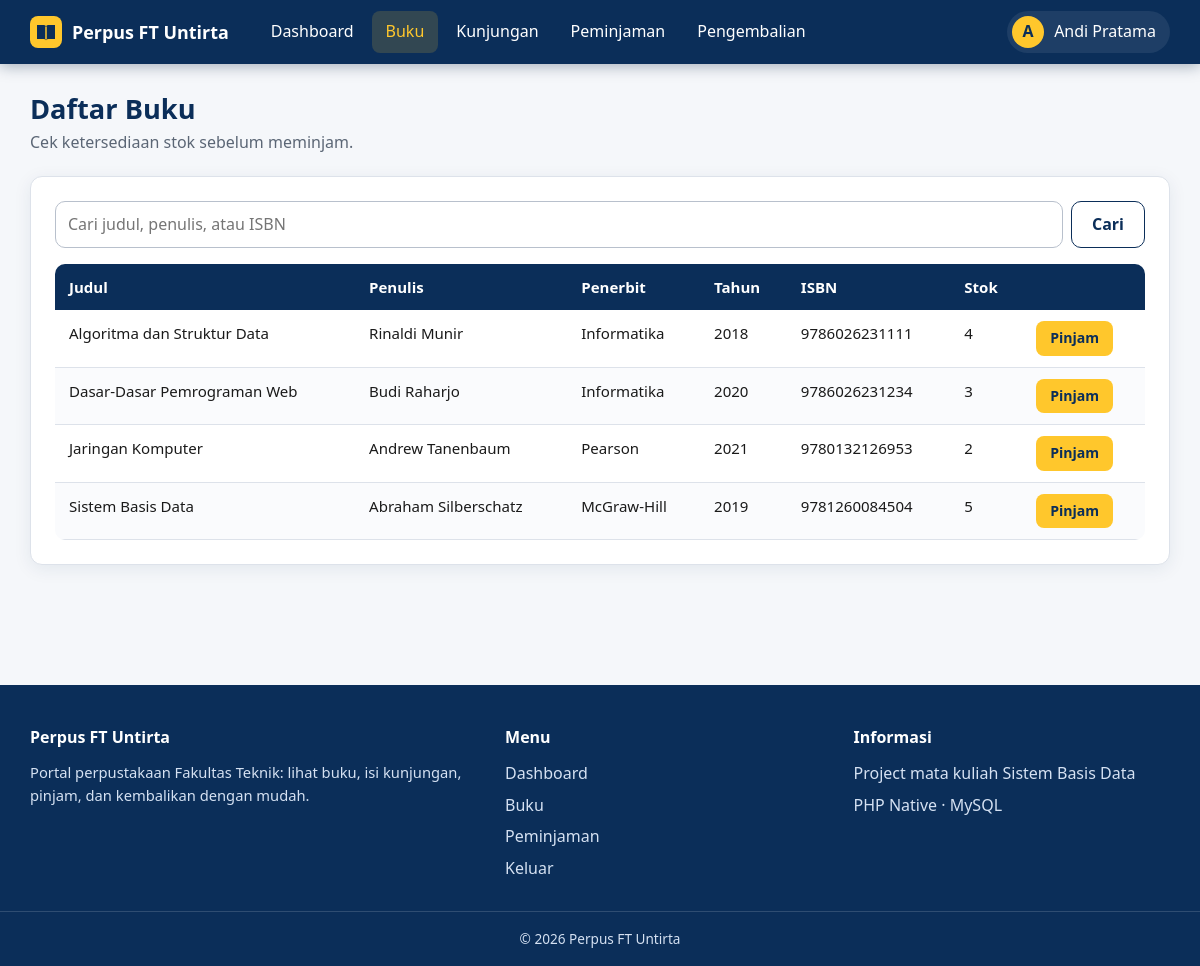
Screenshot of /mahasiswa/buku.php (signed in) with the database file from the repository.
### tables this page shows
CREATE TABLE buku (
    id        INT AUTO_INCREMENT PRIMARY KEY,
    judul     VARCHAR(200) NOT NULL,
    penulis   VARCHAR(150) NOT NULL,
    penerbit  VARCHAR(150) NOT NULL DEFAULT '',
    tahun     SMALLINT     NOT NULL,
    isbn      VARCHAR(20)  NOT NULL DEFAULT '',
    stok      INT          NOT NULL DEFAULT 0,
    CONSTRAINT chk_stok CHECK (stok >= 0)
);

### includes/auth.php (called while the page is built, shortened)
<?php
require_once __DIR__ . '/../config/db.php';
function e($teks): string {
    return htmlspecialchars((string)$teks, ENT_QUOTES, 'UTF-8');
}

### config/db.php (called while the page is built, shortened)
<?php
function db_stmt(mysqli $conn, string $sql, string $types = '', array $params = []) {
    $stmt = mysqli_prepare($conn, $sql);
    mysqli_stmt_execute($stmt);
    return $stmt;
}
function db_all(mysqli $conn, string $sql, string $types = '', array $params = []): array {
    $stmt = db_stmt($conn, $sql, $types, $params);
    $rows = mysqli_fetch_all(mysqli_stmt_get_result($stmt), MYSQLI_ASSOC);
    return $rows;
}

### functions/buku.php (called while the page is built, shortened)
<?php
function buku_semua(mysqli $conn, string $cari = ''): array {
    if ($cari === '') {
        return db_all($conn, "SELECT * FROM buku ORDER BY judul");
    }
    $like = '%' . $cari . '%';
    return db_all($conn,
        "SELECT * FROM buku WHERE judul LIKE ? OR penulis LIKE ? OR isbn LIKE ? ORDER BY judul",
        'sss', [$like, $like, $like]);
}

### mahasiswa/buku.php (the view, shortened to what this page needs)
<?php
require_once __DIR__ . '/../includes/auth.php';
require_once __DIR__ . '/../functions/buku.php';
$cari = trim($_GET['cari'] ?? '');
$daftar = buku_semua($conn, $cari);
require __DIR__ . '/../includes/header.php';
?>
<h1>Daftar Buku</h1>
<p class="sub">Cek ketersediaan stok sebelum meminjam.</p>
<div class="card">
    <form class="cari" method="get">
        <input type="search" name="cari" placeholder="Cari judul, penulis, atau ISBN" value="<?= e($cari) ?>">
        <button class="btn btn-sekunder" type="submit">Cari</button>
    </form>
    <div class="table-wrap">
    <table>
        <thead><tr><th>Judul</th><th>Penulis</th><th>Penerbit</th><th>Tahun</th><th>ISBN</th><th>Stok</th><th></th></tr></thead>
        <tbody>
        <?php foreach ($daftar as $b): ?>
            <tr>
                <td><?= e($b['judul']) ?></td><td><?= e($b['penulis']) ?></td><td><?= e($b['penerbit']) ?></td>
                <td><?= e($b['tahun']) ?></td><td><?= e($b['isbn']) ?></td>
                <td><?= (int)$b['stok'] > 0 ? e($b['stok']) : '<span class="badge badge-rejected">Habis</span>' ?></td>
                <td class="aksi"><?php if ((int)$b['stok'] > 0): ?><a class="btn btn-kecil" href="peminjaman.php?buku=<?= (int)$b['id'] ?>">Pinjam</a><?php endif; ?></td>
            </tr>
        <?php endforeach; ?>
        </tbody>
    </table>
    </div>
</div>
<?php require __DIR__ . '/../includes/footer.php'; ?>

### assets/css/style.css (style rules this page uses)
:root { --biru: #0B2E59; --biru-2: #134880; --biru-gelap: #071f3d; --kuning: #FFC72C; --kuning-gelap: #E6AE12; --bg: #F5F7FA; --teks: #1A1A1A; --abu: #5B6675; --garis: #DDE2EA; --hijau: #1E7B4A; --merah: #B3261E; --r: 12px; --bayang: 0 4px 18px rgba(11,46,89,.08); --bayang-2: 0 10px 28px rgba(11,46,89,.16); }
* { box-sizing: border-box; }
html { scroll-behavior: smooth; }
body { margin: 0; min-height: 100vh; display: flex; flex-direction: column; background: var(--bg); color: var(--teks); font-family: "Segoe UI", system-ui, -apple-system, Roboto, Arial, sans-serif; line-height: 1.6; }
a { color: var(--biru); }
h1, h2, h3 { color: var(--biru); margin-top: 0; line-height: 1.25; }
h1 { font-size: 1.7rem; margin-bottom: 4px; }
.sub { color: var(--abu); margin: 0 0 20px; }
.card { background: #fff; border: 1px solid var(--garis); border-radius: var(--r); padding: 24px; margin-bottom: 24px; box-shadow: var(--bayang); }
.btn { display: inline-flex; align-items: center; justify-content: center; gap: 8px; border: 0; border-radius: 10px; cursor: pointer; padding: 10px 20px; font: inherit; font-weight: 600; text-decoration: none; background: var(--kuning); color: var(--biru); transition: transform .15s, box-shadow .15s, background .15s; }
.btn-sekunder { background: #fff; color: var(--biru); border: 1px solid var(--biru); }
.btn-kecil { padding: 6px 14px; font-size: .88rem; border-radius: 8px; }
input[type=text], input[type=password], input[type=number], input[type=search], select { width: 100%; padding: 10px 12px; font: inherit; color: var(--teks); background: #fff; border: 1px solid #B8C0CC; border-radius: 10px; transition: border-color .15s, box-shadow .15s; }
.cari { display: flex; gap: 8px; margin-bottom: 16px; flex-wrap: wrap; }
.cari input { flex: 1; min-width: 200px; }
.table-wrap { overflow-x: auto; border-radius: 10px; }
table { width: 100%; border-collapse: collapse; font-size: .94rem; }
th { background: var(--biru); color: #fff; text-align: left; padding: 11px 14px; white-space: nowrap; font-weight: 600; }
td { padding: 11px 14px; border-bottom: 1px solid var(--garis); vertical-align: top; }
tbody tr:nth-child(even) td { background: #FAFBFD; }
.aksi { white-space: nowrap; }

### rows the page displays
buku: judul "Algoritma dan Struktur Data", penulis "Rinaldi Munir", penerbit "Informatika", tahun "2018", isbn "9786026231111", stok "4"
buku: judul "Dasar-Dasar Pemrograman Web", penulis "Budi Raharjo", penerbit "Informatika", tahun "2020", isbn "9786026231234", stok "3"
buku: judul "Jaringan Komputer", penulis "Andrew Tanenbaum", penerbit "Pearson", tahun "2021", isbn "9780132126953", stok "2"
buku: judul "Sistem Basis Data", penulis "Abraham Silberschatz", penerbit "McGraw-Hill", tahun "2019", isbn "9781260084504", stok "5"

### other values shown
$label "Dashboard"
$label "Buku"
$label "Kunjungan"
$label "Peminjaman"
$label "Pengembalian"
teks_awal($u['nama']) "A"
$u['nama'] "Andi Pratama"
